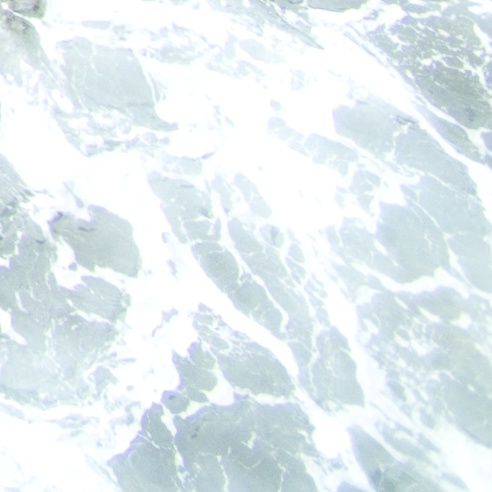
#> input picture eliminatedImages/image1fragment48.jpg, 492 x 492 px, given as the content of the folder testImages/agua/, which was not available
$ python umbralGeneration.py
#> lines starting #> are read from the running program, lines starting #| are printed output that depends on the picture; pictures that were not available may be replaced by others from this repository, and a replacement may not be noted
### histogram.py
from sklearn.cluster import KMeans
import utils
import cv2
import numpy as np
import matplotlib.pyplot as plt
import utils
import argparse
import timSort as sort

'''
    Compare the histograms of the fragments with the histograms of the images
    inputs:
        - pathToImage: path to the image
        - plot: if True, the histogram will be plotted
        - kmeans: if True, the image will be clustered
'''


def histogramGeneration(pathToImage, plot=False, kmeans=False):

    # load the image
#> called with pathToImage = 'testImages/agua/image1fragment48.jpg', plot = False, kmeans = True
    image = cv2.imread(pathToImage)
#> image is the input picture: shape (492, 492, 3); mean B, G, R 240.3, 236.7, 226.8

    if kmeans:
        # Convert the image to RGB
        image = cv2.cvtColor(image, cv2.COLOR_BGR2RGB)

        a = np.asarray(image,dtype=np.float32)/255
        h, w, c = a.shape
#> h = 492; w = 492; c = 3

        # reshape the image to be a list of pixels
        image = a.reshape((image.shape[0] * image.shape[1], 3))

        # cluster the pixel intensities
        clt = KMeans(n_clusters = 10)
        clt.fit(image)

        # build a histogram of clusters and then create a figure
        # representing the number of pixels labeled to each color

        # centroids and labels in clusted image
        centroids = clt.cluster_centers_
        labels = clt.labels_

        # centroids and labels in original image
        a2k = centroids[labels]
        a3k = a2k.reshape(h, w, c)

        # Convert the image to BGR
        image = cv2.cvtColor(a3k, cv2.COLOR_RGB2BGR)*255
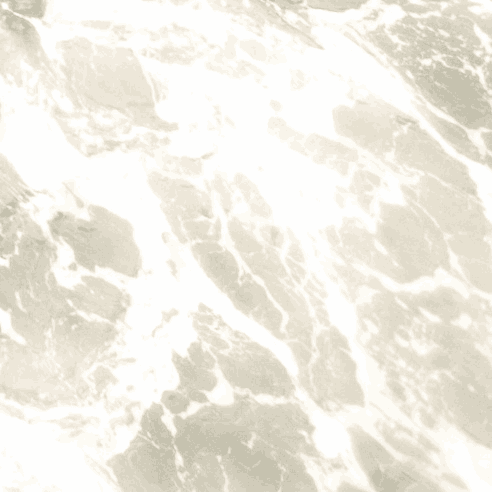
#> image: shape (492, 492, 3) float32; mean R, G, B 240.1, 236.8, 226.7

    # Repetitions of the colors
    colorsRep = {}

    # Iterate over the pixels
    for i in range(len(image)):
        for j in range(len(image[i])):
            # If the color is in the dictionary, we add 1 to the repetitions
            hexa = utils.rgb_to_hex(round(image[i][j][0]), round(image[i][j][1]), round(image[i][j][2]))
            if hexa in colorsRep.keys():
                colorsRep[hexa] += 1
            else:
                colorsRep[hexa] = 1
#> after the loop, colorsRep = 10 items

    # Sort the dictionary
    l = list(colorsRep.values())
#> l = [11516, 6168, 17541, 20953, 22954, 24374, 21482, 20989, 28146, 67941]
    sort.timSort(l)
#> in timSort, `n = len(arr)`: n = 10

    highers = l[-5:]

    # Get the colors of the 5 highest repetitions
    colorsFrag = []
    for key, value in colorsRep.items():
        for higher in highers:
            if value == higher:
                colorsFrag.append(key)
                break

    colorsFrag.reverse()

    # Plot the histogram
    if plot:
        ax = plt.axes()
        ax.set_facecolor("white")
        # plt.figure("Histogram in fragment")
        plt.xlabel("Colors")
        plt.ylabel("Repetitions")
        plt.title("Predominant colors in fragment")

        for i in range(len(colorsFrag)):
            plt.bar(colorsFrag[i], highers[i],
                    color = [colorsFrag[i]])

        plt.show()

    return colorsFrag, highers, colorsRep

### timSort.py
# Python3 program to perform basic timSort
MIN_MERGE = 32


def calcMinRun(n):
	"""Returns the minimum length of a
	run from 23 - 64 so that
	the len(array)/minrun is less than or
	equal to a power of 2.

	e.g. 1=>1, ..., 63=>63, 64=>32, 65=>33,
	..., 127=>64, 128=>32, ...
	"""
#> called with n = 10
	r = 0
	while n >= MIN_MERGE:
		r |= n & 1
		n >>= 1
#> this loop made 0 passes
#> after the loop, n = 10; r = 0
	return n + r


# This function sorts array from left index to
# to right index which is of size atmost RUN
def insertionSort(arr, left, right):
	for i in range(left + 1, right + 1):
		j = i
		while j > left and arr[j] < arr[j - 1]:
			arr[j], arr[j - 1] = arr[j - 1], arr[j]
			j -= 1


# Merge function merges the sorted runs
# [37 lines left out: function merge, not called in this run]


# Iterative Timsort function to sort the
# array[0...n-1] (similar to merge sort)
def timSort(arr):
	n = len(arr)
	minRun = calcMinRun(n)
#> minRun = 10

	# Sort individual subarrays of size RUN
	for start in range(0, n, minRun):
		end = min(start + minRun - 1, n - 1)
		insertionSort(arr, start, end)
#> this loop made 1 pass
#> end on pass 1: 9

	# Start merging from size RUN (or 32). It will merge
	# to form size 64, then 128, 256 and so on ....
	size = minRun
#> size = 10
	while size < n:

		# Pick starting point of left sub array. We
		# are going to merge arr[left..left+size-1]
		# and arr[left+size, left+2*size-1]
		# After every merge, we increase left by 2*size
		for left in range(0, n, 2 * size):

			# Find ending point of left sub array
			# mid+1 is starting point of right sub array
			mid = min(n - 1, left + size - 1)
			right = min((left + 2 * size - 1), (n - 1))

			# Merge sub array arr[left.....mid] &
			# arr[mid+1....right]
			if mid < right:
				merge(arr, left, mid, right)

		size = 2 * size
#> after the loop, size = 10

### utils.py
# import the necessary packages
import numpy as np
import matplotlib.pyplot as plt
import cv2

def rgb_to_hex(r, g, b):
    return ('#{:X}{:X}{:X}').format(r, g, b)

'''
    Calculate the centroid of the image
    inputs:
        - clt: clusters of the image
'''

# [10 lines left out: function centroid_histogram, not called in this run]

'''
    plot the colors of the image
    inputs:
        - hist: histogram of the image
        - centroids: centroids of the image
        - hexa: if True, the colors will be in hexadecimal
'''

# [31 lines left out: function plot_colors, not called in this run]

'''
    Apply the filters
    inputs:
        - img: image to apply the filters
'''

# [12 lines left out: function applyFilters, not called in this run]

### umbralGeneration.py
from histogram import histogramGeneration
import os
from numpy import save

PATH_TO_WATER = 'testImages/agua/'
colorUmbral = {}
umbral = []

for image in os.listdir(PATH_TO_WATER):
    # histogram generation
    colorsFrag = histogramGeneration(PATH_TO_WATER + image, kmeans=True)[0]
#> in histogramGeneration, `highers = l[-5:]`: highers = [21482, 22954, 24374, 28146, 67941]
#> the loop in histogramGeneration, `for key, value in colorsRep.items():` made 10 passes
#> (key, value) on passes 1 to 10: ('#D2CCBA', 11516), ('#C6C2AF', 6168), ('#DAD4C3', 17541), ('#E1DBCB', 20953), ('#EEE7DA', 22954), ('#E8E1D2', 24374), ('#F3EEE2', 21482), ('#F9F4EB', 20989), ('#FEFCF4', 28146), ('#FFFFFE', 67941)
#> after the loop in histogramGeneration, `for key, value in colorsRep.items():`: colorsFrag = ['#EEE7DA', '#E8E1D2', '#F3EEE2', '#FEFCF4', '#FFFFFE']
#> colorsFrag = ['#FFFFFE', '#FEFCF4', '#F3EEE2', '#E8E1D2', '#EEE7DA']

    # umbral generation
    for i in range(len(colorsFrag)):
        # if the color is in the umbral, we add it to the repetitions dictionary
        if colorsFrag[i] in colorUmbral.keys():
            colorUmbral[colorsFrag[i]] += 1
        else:
            colorUmbral[colorsFrag[i]] = 1
#> this loop made 5 passes
#> after the loop, colorUmbral = {'#FFFFFE': 1, '#FEFCF4': 1, '#F3EEE2': 1, '#E8E1D2': 1, '#EEE7DA': 1}

    umbral = list(colorUmbral.keys())
#> umbral has the same summary as colorsFrag

# save the umbral
save('umbral.npy', umbral)

$ run again, on eliminatedImages/image31fragment33.jpg
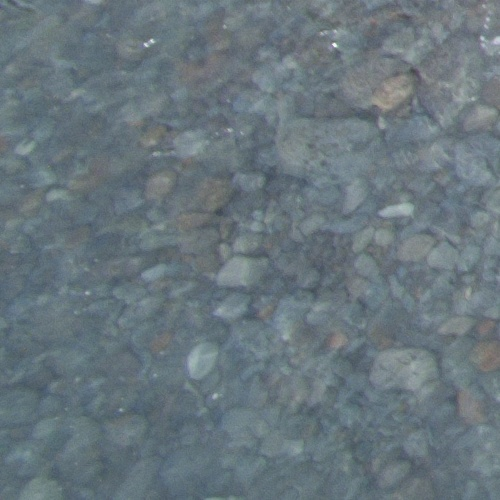
#> input picture eliminatedImages/image31fragment33.jpg, 500 x 500 px, given as the content of the folder testImages/agua/, which was not available
#> in histogramGeneration, image is the input picture: shape (500, 500, 3); mean B, G, R 125.3, 118.2, 104.6
#> in histogramGeneration, `image = cv2.cvtColor(a3k, cv2.COLOR_RGB2BGR)*255`:
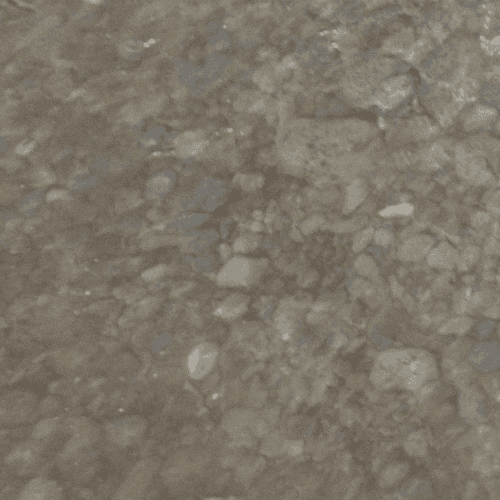
#> image: shape (500, 500, 3) float32; mean R, G, B 125.3, 118.2, 104.4
#> after the loop in histogramGeneration, `for i in range(len(image)):`: colorsRep = 10 items
#> l = [41936, 40073, 32689, 46488, 30508, 10846, 21066, 9390, 1324, 15680]
#> in timSort, `n = len(arr)`: n = 10
#> after the loop in calcMinRun, `while n >= MIN_MERGE:`: r = 0
#> minRun = 10
#> the loop in timSort, `for start in range(0, n, minRun):` made 1 pass
#> end on pass 1: 9
#> highers = [30508, 32689, 40073, 41936, 46488]
#> the loop in histogramGeneration, `for key, value in colorsRep.items():` made 10 passes
#> (key, value) on passes 1 to 8: ('#7C7464', 41936), ('#817A6B', 40073), ('#868073', 32689), ('#766E60', 46488), ('#71685A', 30508), ('#6A6153', 10846), ('#8D887B', 21066), ('#979386', 9390)
#> after the loop in histogramGeneration, `for key, value in colorsRep.items():`: colorsFrag = ['#7C7464', '#817A6B', '#868073', '#766E60', '#71685A']
#> `colorsFrag = histogramGeneration(PATH_TO_WATER + image, kmeans=True)[0]`: colorsFrag = ['#71685A', '#766E60', '#868073', '#817A6B', '#7C7464']
#> the loop `for i in range(len(colorsFrag)):` made 5 passes
#> after the loop `for i in range(len(colorsFrag)):`: colorUmbral = {'#71685A': 1, '#766E60': 1, '#868073': 1, '#817A6B': 1, '#7C7464': 1}
#> umbral has the same summary as colorsFrag

$ run again, on eliminatedImages/image31fragment42.jpg
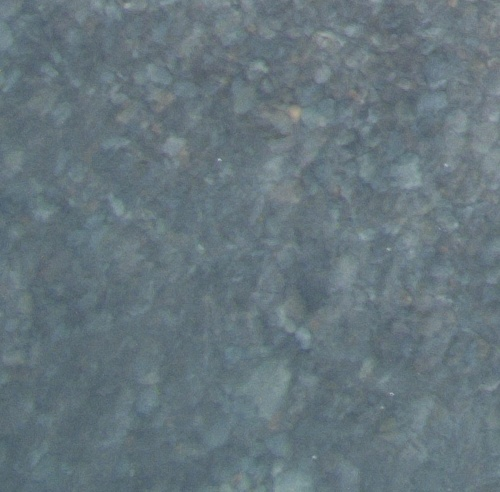
#> input picture eliminatedImages/image31fragment42.jpg, 500 x 492 px, given as the content of the folder testImages/agua/, which was not available
#> in histogramGeneration, image is the input picture: shape (492, 500, 3); mean B, G, R 125.4, 118, 102.2
#> in histogramGeneration, `image = cv2.cvtColor(a3k, cv2.COLOR_RGB2BGR)*255`:
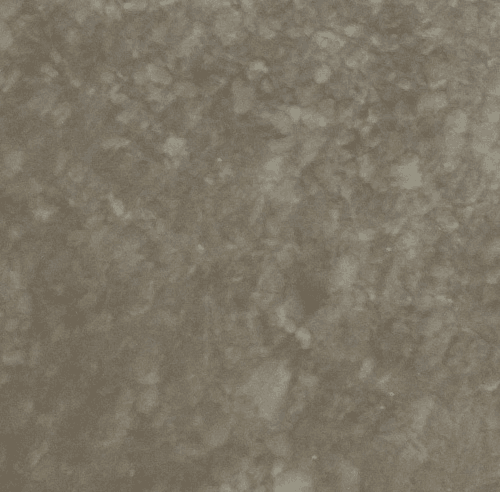
#> image: shape (492, 500, 3) float32; mean R, G, B 125.4, 117.9, 102.2
#> after the loop in histogramGeneration, `for i in range(len(image)):`: colorsRep = 10 items
#> l = [33422, 29397, 26162, 19906, 45563, 38544, 19137, 18703, 11157, 4009]
#> in timSort, `n = len(arr)`: n = 10
#> after the loop in calcMinRun, `while n >= MIN_MERGE:`: r = 0
#> minRun = 10
#> the loop in timSort, `for start in range(0, n, minRun):` made 1 pass
#> end on pass 1: 9
#> highers = [26162, 29397, 33422, 38544, 45563]
#> the loop in histogramGeneration, `for key, value in colorsRep.items():` made 10 passes
#> (key, value) on passes 1 to 8: ('#817A6A', 33422), ('#7E7564', 29397), ('#857E6E', 26162), ('#7B7569', 19906), ('#797161', 45563), ('#756D5D', 38544), ('#6F6757', 19137), ('#898373', 18703)
#> after the loop in histogramGeneration, `for key, value in colorsRep.items():`: colorsFrag = ['#817A6A', '#7E7564', '#857E6E', '#797161', '#756D5D']
#> `colorsFrag = histogramGeneration(PATH_TO_WATER + image, kmeans=True)[0]`: colorsFrag = ['#756D5D', '#797161', '#857E6E', '#7E7564', '#817A6A']
#> the loop `for i in range(len(colorsFrag)):` made 5 passes
#> after the loop `for i in range(len(colorsFrag)):`: colorUmbral = {'#756D5D': 1, '#797161': 1, '#857E6E': 1, '#7E7564': 1, '#817A6A': 1}
#> umbral has the same summary as colorsFrag
